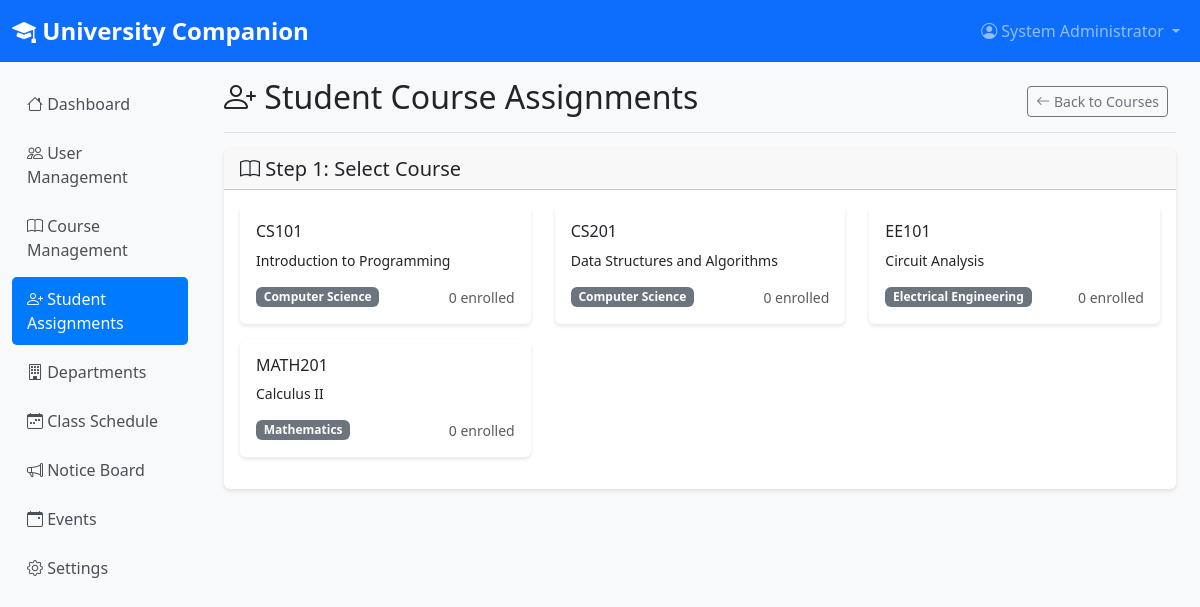
The page /admin/student_assignments.php (signed in) on the database its author committed.
### tables this page shows
CREATE TABLE courses (
    id INT AUTO_INCREMENT PRIMARY KEY,
    course_code VARCHAR(20) UNIQUE NOT NULL,
    course_name VARCHAR(200) NOT NULL,
    description TEXT,
    credit_hours INT DEFAULT 3,
    max_students INT DEFAULT NULL,
    department VARCHAR(100),
    department_id INT,
    faculty_id INT,
    academic_year VARCHAR(10),
    semester VARCHAR(20),
    is_active BOOLEAN DEFAULT TRUE,
    created_at TIMESTAMP DEFAULT CURRENT_TIMESTAMP,
    FOREIGN KEY (faculty_id) REFERENCES users(id),
    FOREIGN KEY (department_id) REFERENCES departments(id)
);

### php/config.php (called while the page is built, shortened)
<?php
function executeQuery($conn, $sql, $types = "", $params = []) {
    try {
        $stmt = $conn->prepare($sql);
        $result = $stmt->execute();
        return $stmt;
    } catch (Exception $e) {
        throw new Exception("Query execution error: " . $e->getMessage());
    }
}
function fetchMultipleRows($conn, $sql, $types = "", $params = []) {
    try {
        $stmt = executeQuery($conn, $sql, $types, $params);
        $result = $stmt->get_result();
        $rows = [];
        while ($row = $result->fetch_assoc()) {
            $rows[] = $row;
        }
        return $rows;
    } catch (Exception $e) {
        throw new Exception("Fetch multiple rows error: " . $e->getMessage());
    }
}
?>

### admin/student_assignments.php (the view, shortened to what this page needs)
<?php
require_once '../php/config.php';
$conn = getDBConnection();
$courses = fetchMultipleRows($conn,
    "SELECT c.id, c.course_code, c.course_name, c.department,
            COUNT(ce.id) as enrollment_count
     FROM courses c
     LEFT JOIN course_enrollments ce ON c.id = ce.course_id AND ce.status = 'enrolled'
     WHERE c.is_active = 1
     GROUP BY c.id
     ORDER BY c.department, c.course_code");
?>
<!DOCTYPE html>
<html lang="en">
<head>
    <link href="https://cdn.jsdelivr.net/npm/bootstrap@5.3.0/dist/css/bootstrap.min.css" rel="stylesheet">
    <link href="https://cdn.jsdelivr.net/npm/bootstrap-icons@1.10.0/font/bootstrap-icons.css" rel="stylesheet">
    <link href="../css/style.css" rel="stylesheet">
</head>
<body>
    <nav class="navbar navbar-expand-lg navbar-dark bg-primary">
        <div class="container-fluid">
            <a class="navbar-brand" href="dashboard.php">
                <i class="bi bi-mortarboard-fill"></i>
                University Companion
            </a>
            <div class="collapse navbar-collapse" id="navbarNav">
                <ul class="navbar-nav ms-auto">
                    <li class="nav-item dropdown">
                        <a class="nav-link dropdown-toggle" href="#" id="navbarDropdown" role="button" data-bs-toggle="dropdown">
                            <i class="bi bi-person-circle"></i> <?php echo htmlspecialchars($_SESSION['full_name']); ?>
                        </a>
                    </li>
                </ul>
            </div>
        </div>
    </nav>
    <div class="container-fluid">
        <div class="row">
            <nav class="col-md-3 col-lg-2 d-md-block sidebar">
                <div class="position-sticky">
                    <ul class="nav flex-column">
                        <li class="nav-item">
                            <a class="nav-link" href="dashboard.php">
                                <i class="bi bi-house"></i> Dashboard
                            </a>
                        </li>
                        <li class="nav-item">
                            <a class="nav-link" href="users.php">
                                <i class="bi bi-people"></i> User Management
                            </a>
                        </li>
                        <li class="nav-item">
                            <a class="nav-link" href="courses.php">
                                <i class="bi bi-book"></i> Course Management
                            </a>
                        </li>
                        <li class="nav-item">
                            <a class="nav-link active" href="student_assignments.php">
                                <i class="bi bi-person-plus"></i> Student Assignments
                            </a>
                        </li>
                        <li class="nav-item">
                            <a class="nav-link" href="departments.php">
                                <i class="bi bi-building"></i> Departments
                            </a>
                        </li>
                        <li class="nav-item">
                            <a class="nav-link" href="schedule.php">
                                <i class="bi bi-calendar-week"></i> Class Schedule
                            </a>
                        </li>
                        <li class="nav-item">
                            <a class="nav-link" href="notices.php">
                                <i class="bi bi-megaphone"></i> Notice Board
                            </a>
                        </li>
                        <li class="nav-item">
                            <a class="nav-link" href="events.php">
                                <i class="bi bi-calendar-event"></i> Events
                            </a>
                        </li>
                        <li class="nav-item">
                            <a class="nav-link" href="settings.php">
                                <i class="bi bi-gear"></i> Settings
                            </a>
                        </li>
                    </ul>
                </div>
            </nav>
            <main class="col-md-9 ms-sm-auto col-lg-10 px-md-4">
                <div class="d-flex justify-content-between flex-wrap flex-md-nowrap align-items-center pt-3 pb-2 mb-3 border-bottom">
                    <h1 class="h2">
                        <i class="bi bi-person-plus"></i> Student Course Assignments
                    </h1>
                    <div class="btn-toolbar mb-2 mb-md-0">
                        <div class="btn-group me-2">
                            <a href="courses.php" class="btn btn-sm btn-outline-secondary">
                                <i class="bi bi-arrow-left"></i> Back to Courses
                            </a>
                        </div>
                    </div>
                </div>
                <div class="card mb-4">
                    <div class="card-header">
                        <h5 class="mb-0"><i class="bi bi-book"></i> Step 1: Select Course</h5>
                    </div>
                    <div class="card-body">
                        <div class="row">
                            <?php foreach ($courses as $course): ?>
                                <div class="col-md-4 mb-3">
                                    <div class="card course-card h-100" data-course-id="<?php echo $course['id']; ?>" onclick="selectCourse(<?php echo $course['id']; ?>, '<?php echo htmlspecialchars($course['course_code']); ?>', '<?php echo htmlspecialchars($course['course_name']); ?>')">
                                        <div class="card-body">
                                            <h6 class="card-title"><?php echo htmlspecialchars($course['course_code']); ?></h6>
                                            <p class="card-text small"><?php echo htmlspecialchars($course['course_name']); ?></p>
                                            <div class="d-flex justify-content-between align-items-center">
                                                <span class="badge bg-secondary"><?php echo htmlspecialchars($course['department']); ?></span>
                                                <small class="text-muted"><?php echo $course['enrollment_count']; ?> enrolled</small>
                                            </div>
                                        </div>
                                    </div>
                                </div>
                            <?php endforeach; ?>
                        </div>
                    </div>
                </div>
            </main>
        </div>
    </div>
</body>
</html>

### css/style.css (style rules this page uses)
body { font-family: 'Segoe UI', Tahoma, Geneva, Verdana, sans-serif; background-color: #f8f9fa; }
.navbar-brand { font-weight: bold; font-size: 1.5rem; }
.card { transition: transform 0.2s; border: none; box-shadow: 0 2px 4px rgba(0,0,0,0.1); }
.sidebar { background-color: #f8f9fa; min-height: calc(100vh - 56px); padding-top: 20px; }
.sidebar .nav-link { color: #495057; font-weight: 500; padding: 10px 15px; margin-bottom: 5px; border-radius: 5px; }
.sidebar .nav-link.active { background-color: #007bff; color: white; }

### rows shown on the page
courses: course_code "CS101", course_name "Introduction to Programming", department "Computer Science", enrollment_count "0"
courses: course_code "CS201", course_name "Data Structures and Algorithms", department "Computer Science", enrollment_count "0"
courses: course_code "EE101", course_name "Circuit Analysis", department "Electrical Engineering", enrollment_count "0"
courses: course_code "MATH201", course_name "Calculus II", department "Mathematics", enrollment_count "0"

### other values the page prints
$_SESSION['full_name'] "System Administrator"
